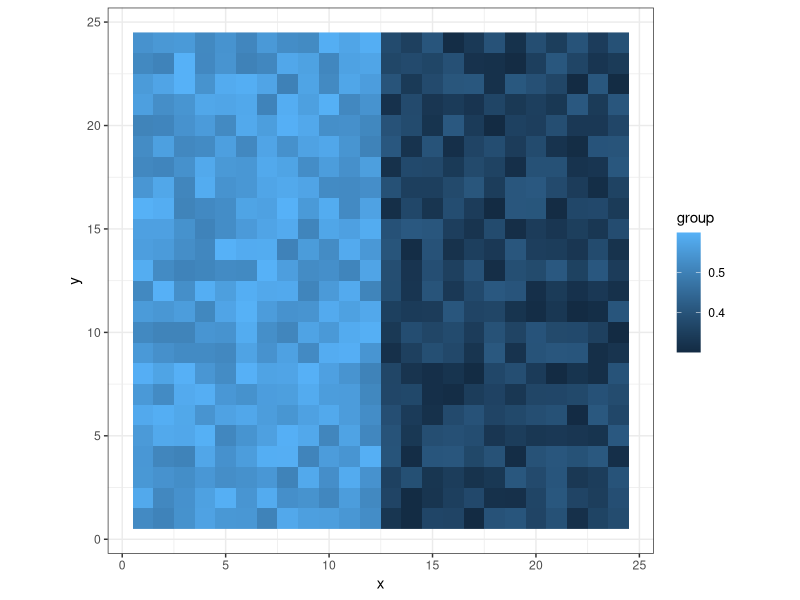
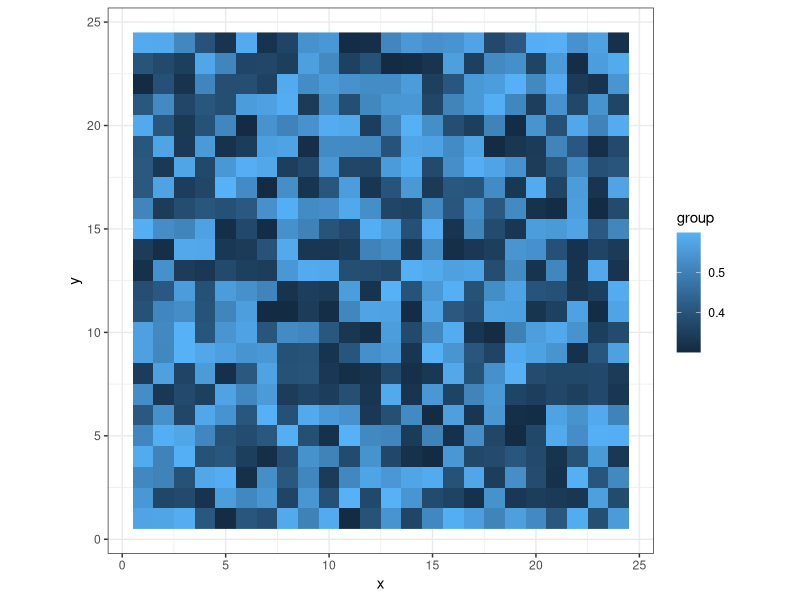
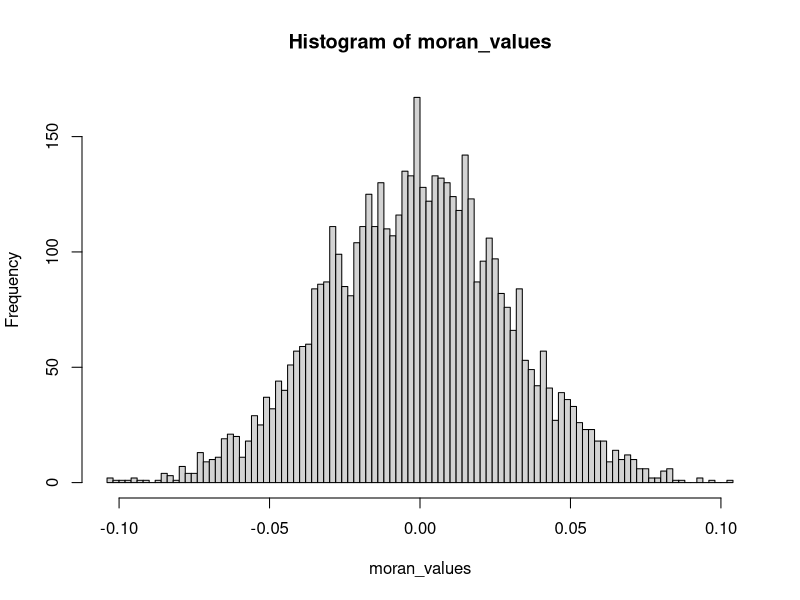

Write R code to recreate these figures, in order.
## ---- chunk 1
dissimilarity <- function(x) {
  total_a <- sum(x)
  total_b <- sum(1-x)
  d <- 0.5*sum(abs((x/total_a) - ((1-x)/total_b)))
  return(d)
}

## ---- chunk 2
isolation <- function(x) {
  total_a <- sum(x)
  d <- sum((x**2)/total_a)
  return(d)
}
## ---- chunk 3
require(dplyr)
require(ggplot2)
require(spdep)

## Make an empty matrix
d <- 24
neighborhood_mat <- matrix(0, d, d)
neighborhood_mat[1:length(neighborhood_mat)] <- runif(length(neighborhood_mat), 0.3, 0.41)

neighborhood_mat[,1:floor(d/2)] <- runif(length(neighborhood_mat)/2, 0.5, 0.6)

neighborhood_df <- expand.grid(x = 1:d, y = 1:d)
neighborhood_df$group <- as.vector(neighborhood_mat[cbind(neighborhood_df$y, neighborhood_df$x)])

g <- ggplot(neighborhood_df, aes(x = x, y = y, fill = group)) + 
  geom_raster() + 
  theme_bw() + 
  coord_equal()
plot(g)
## ---- chunk 4
## Define a function to calculate Moran's I for an 
## arbitrary vector of values on a square grid

morans_grid <- function(d, x) {
  require(spdep)
  
  neighbors <- nb2listw(cell2nb(d,d))
  
  return(moran(x, neighbors, 1, 1))

}

## ---- chunk 5
morans_grid(d, neighborhood_df$group)$I
## ---- chunk 6
## Randomize

random_df <- neighborhood_df
random_df$group <- sample(neighborhood_df$group)

g <- ggplot(random_df, aes(x = x, y = y, fill =group)) + 
  geom_raster() + 
  theme_bw() + 
  coord_equal()
plot(g)

## ---- chunk 7

## Permutation test on grid values
nsamp <- 5000
moran_values <- rep(0, nsamp)
neighbors <- nb2listw(cell2nb(d,d))
for (i in 1:nsamp) {
  moran_values[i] <- moran(sample(neighborhood_df$group), neighbors, 1, 1)$I
}

hist(moran_values, breaks = 100)
